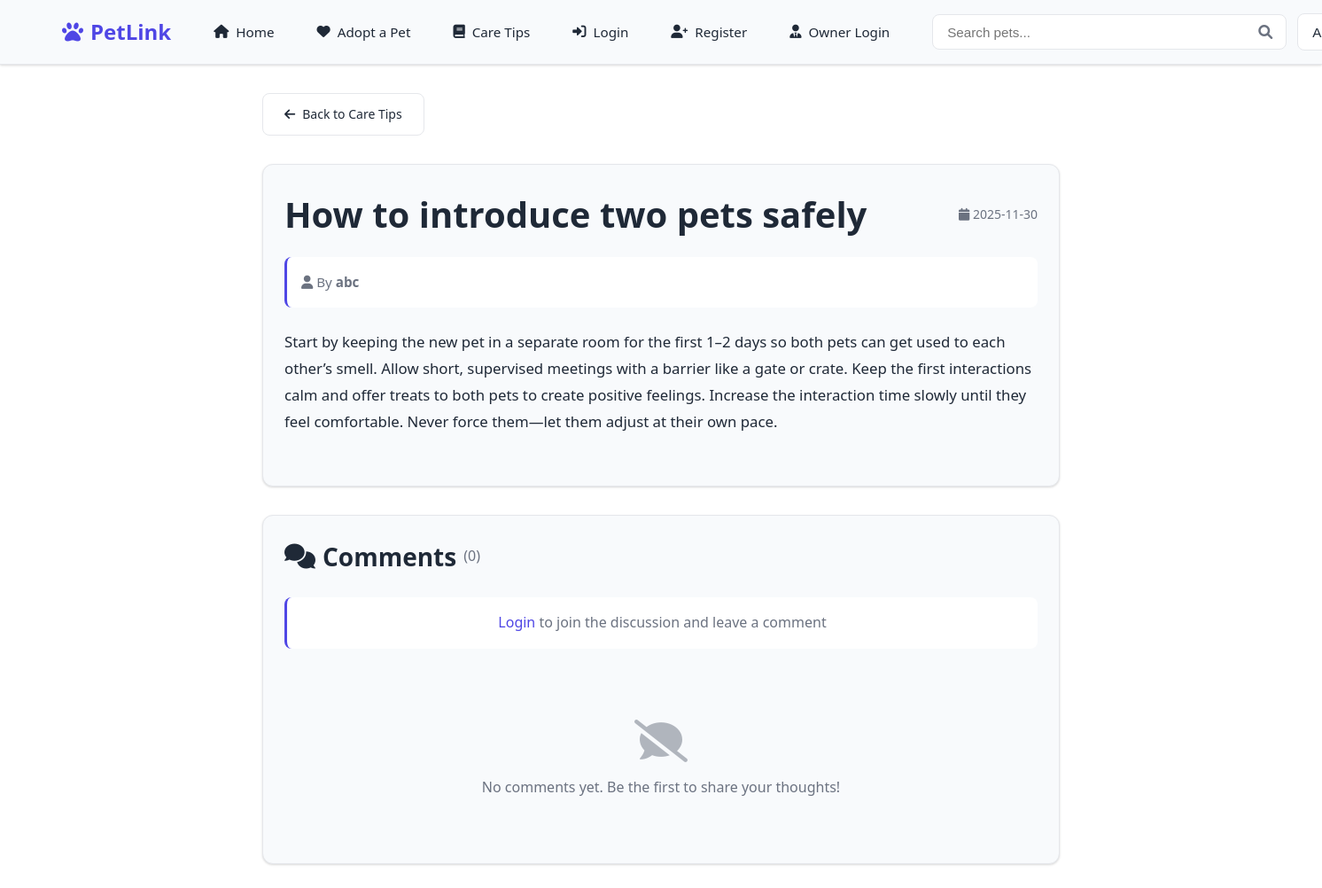
Page /care/1 on the committed database.
### tables this page shows
CREATE TABLE care_posts (
                id INTEGER PRIMARY KEY AUTOINCREMENT,
                user_id INTEGER,
                title TEXT NOT NULL,
                content TEXT NOT NULL,
                created_at TEXT DEFAULT CURRENT_TIMESTAMP,
                FOREIGN KEY(user_id) REFERENCES users(id)
            );

CREATE TABLE users (
                id INTEGER PRIMARY KEY AUTOINCREMENT,
                name TEXT NOT NULL,
                email TEXT UNIQUE NOT NULL,
                password TEXT NOT NULL,
                contact TEXT NOT NULL,
                address TEXT NOT NULL,
                created_at TIMESTAMP DEFAULT CURRENT_TIMESTAMP
            );

### Pet_Link-Demo/PetLink/app.py (the view)
@app.route('/care/<int:post_id>')
def care_detail(post_id):
    try:
        conn = get_db_connection()
        post = conn.execute('''
            SELECT cp.*, u.name as author_name
            FROM care_posts cp
            JOIN users u ON cp.user_id = u.id
            WHERE cp.id = ?
        ''', (post_id,)).fetchone()
        if not post:
            flash('Post not found!', 'error')
            conn.close()
            return redirect(url_for('care_list'))
        comments = conn.execute('''
            SELECT cc.*, u.name as author_name
            FROM care_comments cc
            JOIN users u ON cc.user_id = u.id
            WHERE cc.post_id = ?
            ORDER BY cc.created_at ASC
        ''', (post_id,)).fetchall()
        conn.close()
        return render_template('care_detail.html', post=post, comments=comments)
    except Exception as e:
        flash(f'Error loading post: {e}', 'error')
        return redirect(url_for('care_list'))

### Pet_Link-Demo/PetLink/app.py (called while the page is built)
def get_db_connection():
    conn = sqlite3.connect('petlink.db')
    conn.row_factory = sqlite3.Row
    return conn

### Pet_Link-Demo/PetLink/templates/care_detail.html (shortened to what this page needs)
{% extends "base.html" %}
{% block content %}
<div class="container">
    <div style="max-width: 900px; margin: 0 auto;">
        <div style="margin-bottom: 2rem;">
            <a href="{{ url_for('care_list') }}" class="btn btn-outline">
                <i class="fas fa-arrow-left"></i>
                Back to Care Tips
            </a>
        </div>
        <div class="card" style="margin-bottom: 2rem;">
            <div class="flex-between mb-4">
                <h1 style="font-size: 2.5rem; margin: 0;">{{ post.title }}</h1>
                <span class="text-muted" style="font-size: 0.875rem;">
                    <i class="fas fa-calendar"></i>
                    {{ post.created_at.split(' ')[0] if post.created_at else 'N/A' }}
                </span>
            </div>
            <div style="margin-bottom: 1.5rem; padding: 1rem; background-color: var(--bg-color); border-radius: 0.5rem; border-left: 3px solid var(--primary-color);">
                <p style="margin: 0; color: var(--text-muted); font-size: 0.95rem;">
                    <i class="fas fa-user"></i>
                    By <strong>{{ post.author_name }}</strong>
                </p>
            </div>
            <div style="color: var(--text-color); line-height: 1.8; white-space: pre-wrap; font-size: 1.05rem; margin-bottom: 2rem;">{{ post.content }}</div>
        </div>
        <div class="card">
            <h2 style="font-size: 1.75rem; margin-bottom: 1.5rem; display: flex; align-items: center; gap: 0.5rem;">
                <i class="fas fa-comments"></i>
                Comments
                <span style="font-size: 1rem; color: var(--text-muted); font-weight: normal;">
                    ({{ comments|length }})
                </span>
            </h2>
            {% if session.user_id and session.user_type == 'user' %}
                <div style="margin-bottom: 2rem; padding: 1.5rem; background-color: var(--bg-color); border-radius: 0.5rem; border: 1px solid var(--border-color);">
                    <h3 style="margin-bottom: 1rem; font-size: 1.1rem;">Add a Comment</h3>
                    <form id="commentForm">
                        <div class="form-group">
                            <textarea id="commentContent"
                                      class="form-input form-textarea"
                                      rows="4"
                                      placeholder="Share your thoughts, ask questions, or provide additional tips..."
                                      required></textarea>
                        </div>
                        <button type="submit" class="btn btn-primary">
                            <i class="fas fa-paper-plane"></i>
                            Post Comment
                        </button>
                    </form>
                </div>
            {% else %}
                <div style="margin-bottom: 2rem; padding: 1rem; background-color: var(--bg-color); border-radius: 0.5rem; border-left: 3px solid var(--primary-color); text-align: center;">
                    <p style="margin: 0; color: var(--text-muted);">
                        <a href="{{ url_for('login') }}" style="color: var(--primary-color); text-decoration: none; font-weight: 500;">
                            Login
                        </a> to join the discussion and leave a comment
                    </p>
                </div>
            {% endif %}
            <div id="commentsList">
                {% if comments %}
                    {% for comment in comments %}
                        <div class="comment-item" data-comment-id="{{ comment.id }}">
                            <div style="display: flex; gap: 1rem; margin-bottom: 1rem;">
                                <div style="flex: 1;">
                                    <div style="display: flex; align-items: center; gap: 0.75rem; margin-bottom: 0.5rem;">
                                        <div style="width: 40px; height: 40px; border-radius: 50%; background: linear-gradient(135deg, var(--primary-color), var(--secondary-color)); display: flex; align-items: center; justify-content: center; color: white; font-weight: bold;">
                                            {{ comment.author_name[0].upper() }}
                                        </div>
                                        <div>
                                            <strong style="color: var(--text-color);">{{ comment.author_name }}</strong>
                                            <div style="font-size: 0.75rem; color: var(--text-muted);">
                                                <i class="fas fa-clock"></i>
                                                {{ comment.created_at.split(' ')[0] if comment.created_at else 'N/A' }}
                                            </div>
                                        </div>
                                    </div>
                                    <div style="color: var(--text-color); line-height: 1.6; white-space: pre-wrap; padding-left: 3.25rem;">
                                        {{ comment.content }}
                                    </div>
                                </div>
                            </div>
                            {% if not loop.last %}
                                <hr style="border: none; border-top: 1px solid var(--border-color); margin: 1.5rem 0;">
                            {% endif %}
                        </div>
                    {% endfor %}
                {% else %}
                    <div style="text-align: center; padding: 3rem; color: var(--text-muted);">
                        <i class="fas fa-comment-slash" style="font-size: 3rem; margin-bottom: 1rem; opacity: 0.5;"></i>
                        <p>No comments yet. Be the first to share your thoughts!</p>
                    </div>
                {% endif %}
            </div>
        </div>
    </div>
</div>
{% endblock %}

### Pet_Link-Demo/PetLink/templates/base.html (style rules this page uses)
:root { --primary-color: #4f46e5; --primary-hover: #4338ca; --secondary-color: #10b981; --danger-color: #ef4444; --warning-color: #f59e0b; --bg-color: #ffffff; --surface-color: #f8fafc; --text-color: #1f2937; --text-muted: #6b7280; --border-color: #e5e7eb; --shadow: 0 1px 3px 0 rgba(0, 0, 0, 0.1), 0 1px 2px 0 rgba(0, 0, 0, 0.06); --shadow-lg: 0 10px 15px -3px rgba(0, 0, 0, 0.1), 0 4px 6px -2px rgba(0, 0, 0, 0.05); }
* { margin: 0; padding: 0; box-sizing: border-box; }
body { font-family: 'Segoe UI', Tahoma, Geneva, Verdana, sans-serif; background-color: var(--bg-color); color: var(--text-color); line-height: 1.6; transition: all 0.3s ease; }
.container { max-width: 1200px; margin: 0 auto; padding: 2rem 1rem; }
.card { background-color: var(--surface-color); border: 1px solid var(--border-color); border-radius: 0.75rem; padding: 1.5rem; box-shadow: var(--shadow); transition: all 0.3s ease; }
.btn { display: inline-flex; align-items: center; gap: 0.5rem; padding: 0.75rem 1.5rem; border: none; border-radius: 0.5rem; font-weight: 500; text-decoration: none; cursor: pointer; transition: all 0.3s ease; font-size: 0.875rem; }
.btn-outline { background-color: transparent; color: var(--text-color); border: 1px solid var(--border-color); }
.text-muted { color: var(--text-muted); }
.mb-4 { margin-bottom: 1rem; }
.flex-between { display: flex; justify-content: space-between; align-items: center; }

### rows in the picture
care_posts: title "How to introduce two pets safely", created_at "2025-11-30", content "Start by keeping the new pet in a separate room for the first 1–2 days so both pets can get used to each other’s smell. Allow short, supervised meetings with a barrier like a gate or crate. Keep the first interactions calm and offer treats to both pets to create positive feelings. Increase the interaction time slowly until they feel comfortable. Never force them—let them adjust at their own pace."
users: author_name "abc"

### other values in the picture
{{ comments|length }} "0"
